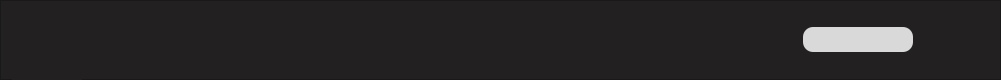
     <widget class="QFrame" name="frame_navbar">
      <property name="minimumSize">
       <size>
        <width>0</width>
        <height>80</height>
       </size>
      </property>
      <property name="maximumSize">
       <size>
        <width>16777215</width>
        <height>80</height>
       </size>
      </property>
      <property name="styleSheet">
       <string notr="true">background-color: rgb(34, 32, 32);</string>
      </property>
      <property name="frameShape">
       <enum>QFrame::StyledPanel</enum>
      </property>
      <property name="frameShadow">
       <enum>QFrame::Raised</enum>
      </property>
      <layout class="QHBoxLayout" name="horizontalLayout_2">
       <item>
        <widget class="QPushButton" name="MenuButton">
         <property name="minimumSize">
          <size>
           <width>70</width>
           <height>70</height>
          </size>
         </property>
         <property name="maximumSize">
          <size>
           <width>16777215</width>
           <height>16777215</height>
          </size>
         </property>
         <property name="cursor">
          <cursorShape>PointingHandCursor</cursorShape>
         </property>
         <property name="focusPolicy">
          <enum>Qt::StrongFocus</enum>
         </property>
         <property name="styleSheet">
          <string notr="true">QPushButton{
	border: 0px;
	
	image: url(:/iconos/menuicon.png);
	
}
QPushButton:hover{
	border: 10px;
	image: url(:/iconos/menuicon2.png);
}

</string>
         </property>
         <property name="text">
          <string/>
         </property>
         <property name="iconSize">
          <size>
           <width>35</width>
           <height>35</height>
          </size>
         </property>
        </widget>
       </item>
       <item>
        <spacer name="horizontalSpacer">
         <property name="orientation">
          <enum>Qt::Horizontal</enum>
         </property>
         <property name="sizeHint" stdset="0">
          <size>
           <width>400</width>
           <height>20</height>
          </size>
         </property>
        </spacer>
       </item>
       <item>
        <widget class="QLabel" name="Logo">
         <property name="minimumSize">
          <size>
           <width>70</width>
           <height>50</height>
          </size>
         </property>
         <property name="styleSheet">
          <string notr="true">image: url(:/icon/appicon.ico);</string>
         </property>
         <property name="text">
          <string>&lt;html&gt;&lt;head/&gt;&lt;body&gt;&lt;p&gt;&lt;br/&gt;&lt;/p&gt;&lt;/body&gt;&lt;/html&gt;</string>
         </property>
        </widget>
       </item>
       <item>
        <spacer name="horizontalSpacer_2">
         <property name="orientation">
          <enum>Qt::Horizontal</enum>
         </property>
         <property name="sizeHint" stdset="0">
          <size>
           <width>239</width>
           <height>20</height>
          </size>
         </property>
        </spacer>
       </item>
       <item>
        <widget class="QLineEdit" name="Username">
         <property name="minimumSize">
          <size>
           <width>110</width>
           <height>25</height>
          </size>
         </property>
         <property name="maximumSize">
          <size>
           <width>150</width>
           <height>25</height>
          </size>
         </property>
         <property name="styleSheet">
          <string notr="true">QLineEdit{
	background-color: #d9d9d9;
	border-radius: 10px;
	color: black;
}</string>
         </property>
         <property name="alignment">
          <set>Qt::AlignCenter</set>
         </property>
         <property name="readOnly">
          <bool>true</bool>
         </property>
        </widget>
       </item>
       <item>
        <widget class="QPushButton" name="profile_picture_button">
         <property name="minimumSize">
          <size>
           <width>70</width>
           <height>65</height>
          </size>
         </property>
         <property name="cursor">
          <cursorShape>PointingHandCursor</cursorShape>
         </property>
         <property name="styleSheet">
          <string notr="true">QPushButton{
	border: 0px;
	image: url(:/user/usericon.png);
	
}
QPushButton:hover{
	border: 10px;
	
	
	image: url(:/iconos/user.png);
}

</string>
         </property>
         <property name="text">
          <string/>
         </property>
        </widget>
       </item>
      </layout>
     </widget>
